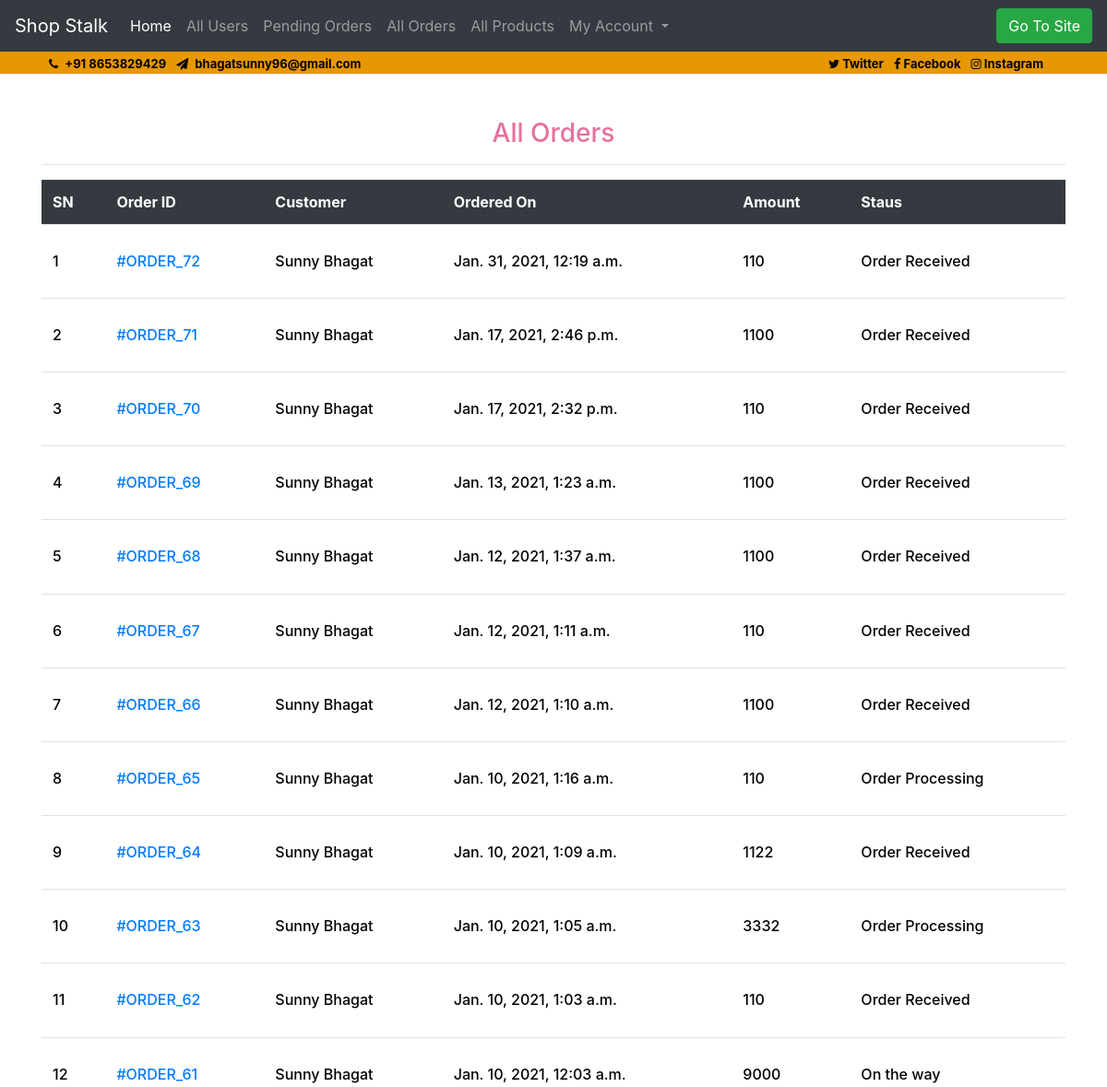
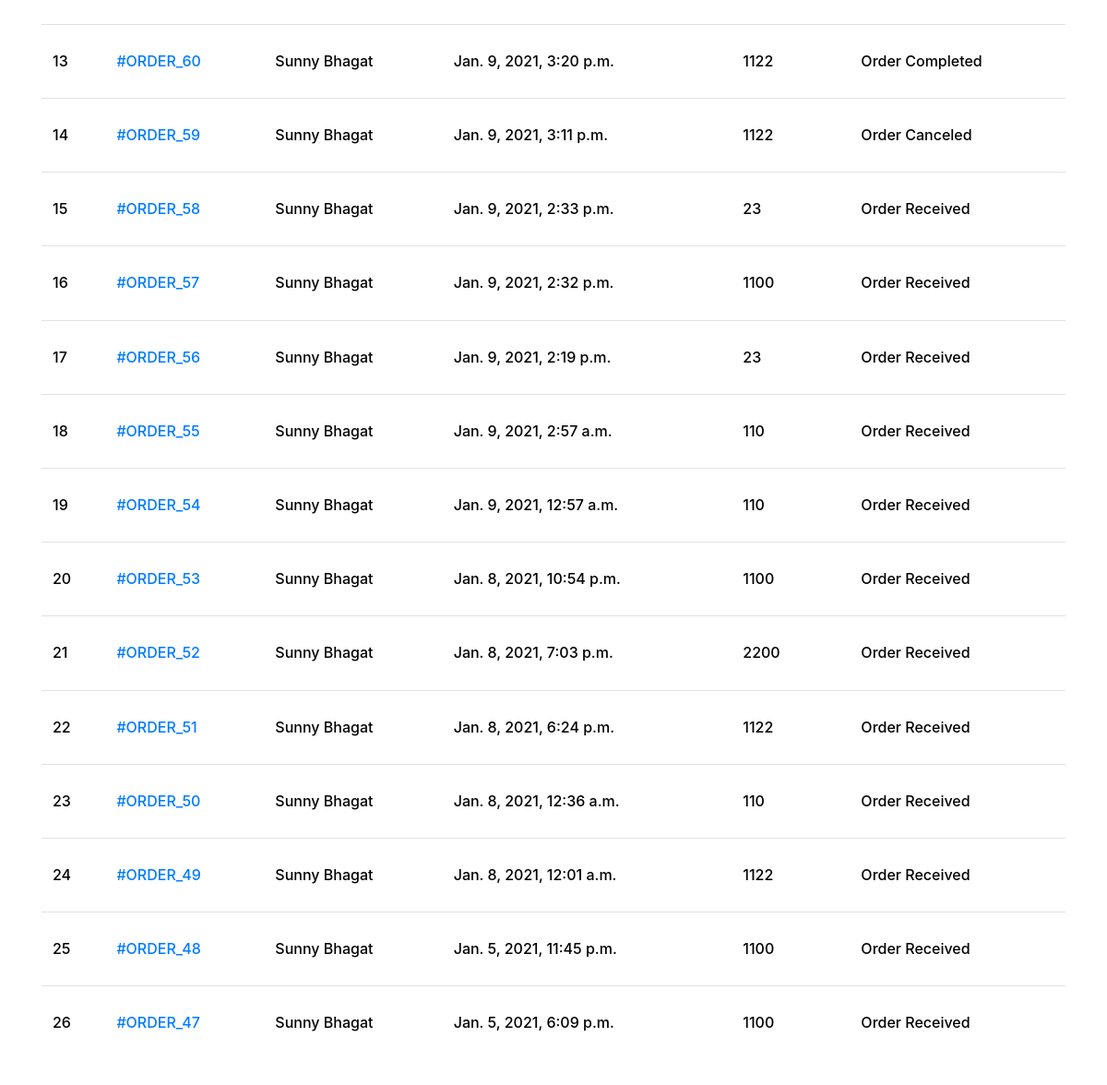
The app's page /admin-all-orders/ (signed in) with its own data (2 pictures, top to bottom).
### ecom/models.py (models this page shows, shortened)
class Order(models.Model):
    cart = models.OneToOneField(Cart, on_delete=models.CASCADE)
    ordered_by = models.CharField(max_length=200)
    shipping_address = models.CharField(max_length=200)
    mobile = models.CharField(max_length=10)
    email = models.EmailField(null=True, blank=True)
    subtotal = models.PositiveIntegerField()
    discount = models.PositiveIntegerField()
    total = models.PositiveIntegerField()
    order_status = models.CharField(max_length=50, choices=ORDER_STATUS)
    created_at = models.DateTimeField(auto_now_add=True)
    payment_method = models.CharField(max_length=20, choices=METHOD, default="Cash On Delivery")
    payment_completed = models.BooleanField(default=False, null=True, blank=True)

### ecom/views.py (the view)
# urls.py: path("admin-all-orders/", AdminOrderListView.as_view(), name="adminorderlist"),
class AdminOrderListView(AdminRequiredMixin, ListView):
    template_name = "adminpages/adminorderlist.html"
    queryset = Order.objects.all().order_by("-id")
    context_object_name = "allorders"

### ecom/views.py (called while the page is built)
    def dispatch(self, request, *args, **kwargs):
        if request.user.is_authenticated and Admin.objects.filter(user=request.user).exists():
            pass
        else:
            return redirect("/admin-login/")
        return super().dispatch(request, *args, **kwargs)

### templates/adminpages/adminorderlist.html (shortened to what this page needs)
{% extends "adminpages/adminbase.html" %}
{% block content %}
<section class ="mt-5">
    <div class="container">
        <h3 style="text-align: center; color: #e7709e;">All Orders</h3>
        <hr>
        <div class="all">
            <div class="table-responsive">
                <table class="table">
                    <thead class="thead-dark">
                        <tr>
                            <th scope="col" class="text-white">SN</th>
                            <th scope="col" class="text-white">Order ID</th>
                            <th scope="col" class="text-white">Customer</th>
                            <th scope="col" class="text-white">Ordered On</th>
                            <th scope="col" class="text-white">Amount</th>
                            <th scope="col" class="text-white">Staus</th>
                        </tr>
                    </thead>
                    <tbody>
                        {% for order in allorders %}
                        <tr>
                            <td><h6>{{forloop.counter}}</h6></td>
                            <td><h6><a href="{% url 'ecom:adminorderdetail' order.id %}">#ORDER_{{order.id}}</a></h6></td>
                            <td><h6>{{order.ordered_by}}</h6></td>
                            <td><h6>{{order.created_at}}</h6></td>
                            <td><h6>{{order.total}}</h6></td>
                            <td><h6>{{order.order_status}}</h6></td>
                        </tr>
                        {% endfor %}
                    </tbody>
                </table>
            </div>
        </div>
    </div>
</section>
{% endblock %}

### templates/adminpages/adminorderlist.html (style rules this page uses)
.all .table { margin-bottom: 30px; border-bottom: 1px solid #ffffff; }
.all .table thead tr th { border-top: 0px; font-size: 16px; font-weight: bold; border-bottom: 0px; }
.all .table tbody tr td { padding-top: 30px; padding-bottom: 30px; vertical-align: middle; align-self: center; }
.all .table tbody tr td h6 { font-size: 16px; color: black; margin-bottom: 0px; }

### records on screen
Order: id "72", ordered_by "Sunny Bhagat", created_at "Jan. 31, 2021, 12:19 a.m.", total "110", order_status "Order Received"
Order: id "71", ordered_by "Sunny Bhagat", created_at "Jan. 17, 2021, 2:46 p.m.", total "1100", order_status "Order Received"
Order: id "70", ordered_by "Sunny Bhagat", created_at "Jan. 17, 2021, 2:32 p.m.", total "110", order_status "Order Received"
Order: id "69", ordered_by "Sunny Bhagat", created_at "Jan. 13, 2021, 1:23 a.m.", total "1100", order_status "Order Received"
Order: id "68", ordered_by "Sunny Bhagat", created_at "Jan. 12, 2021, 1:37 a.m.", total "1100", order_status "Order Received"
Order: id "67", ordered_by "Sunny Bhagat", created_at "Jan. 12, 2021, 1:11 a.m.", total "110", order_status "Order Received"
Order: id "66", ordered_by "Sunny Bhagat", created_at "Jan. 12, 2021, 1:10 a.m.", total "1100", order_status "Order Received"
Order: id "65", ordered_by "Sunny Bhagat", created_at "Jan. 10, 2021, 1:16 a.m.", total "110", order_status "Order Processing"
Order: id "64", ordered_by "Sunny Bhagat", created_at "Jan. 10, 2021, 1:09 a.m.", total "1122", order_status "Order Received"
Order: id "63", ordered_by "Sunny Bhagat", created_at "Jan. 10, 2021, 1:05 a.m.", total "3332", order_status "Order Processing"
Order: id "62", ordered_by "Sunny Bhagat", created_at "Jan. 10, 2021, 1:03 a.m.", total "110", order_status "Order Received"
Order: id "61", ordered_by "Sunny Bhagat", created_at "Jan. 10, 2021, 12:03 a.m.", total "9000", order_status "On the way"
Order: id "60", ordered_by "Sunny Bhagat", created_at "Jan. 9, 2021, 3:20 p.m.", total "1122", order_status "Order Completed"
Order: id "59", ordered_by "Sunny Bhagat", created_at "Jan. 9, 2021, 3:11 p.m.", total "1122", order_status "Order Canceled"
Order: id "58", ordered_by "Sunny Bhagat", created_at "Jan. 9, 2021, 2:33 p.m.", total "23", order_status "Order Received"
Order: id "57", ordered_by "Sunny Bhagat", created_at "Jan. 9, 2021, 2:32 p.m.", total "1100", order_status "Order Received"
Order: id "56", ordered_by "Sunny Bhagat", created_at "Jan. 9, 2021, 2:19 p.m.", total "23", order_status "Order Received"
Order: id "55", ordered_by "Sunny Bhagat", created_at "Jan. 9, 2021, 2:57 a.m.", total "110", order_status "Order Received"
Order: id "54", ordered_by "Sunny Bhagat", created_at "Jan. 9, 2021, 12:57 a.m.", total "110", order_status "Order Received"
Order: id "53", ordered_by "Sunny Bhagat", created_at "Jan. 8, 2021, 10:54 p.m.", total "1100", order_status "Order Received"
Order: id "52", ordered_by "Sunny Bhagat", created_at "Jan. 8, 2021, 7:03 p.m.", total "2200", order_status "Order Received"
Order: id "51", ordered_by "Sunny Bhagat", created_at "Jan. 8, 2021, 6:24 p.m.", total "1122", order_status "Order Received"
Order: id "50", ordered_by "Sunny Bhagat", created_at "Jan. 8, 2021, 12:36 a.m.", total "110", order_status "Order Received"
Order: id "49", ordered_by "Sunny Bhagat", created_at "Jan. 8, 2021, 12:01 a.m.", total "1122", order_status "Order Received"
Order: id "48", ordered_by "Sunny Bhagat", created_at "Jan. 5, 2021, 11:45 p.m.", total "1100", order_status "Order Received"
Order: id "47", ordered_by "Sunny Bhagat", created_at "Jan. 5, 2021, 6:09 p.m.", total "1100", order_status "Order Received"
